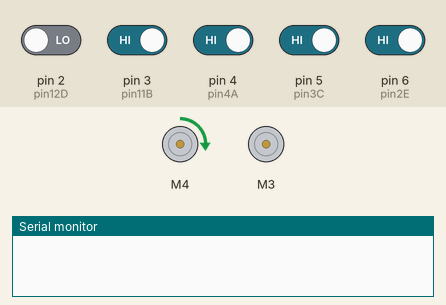
This sketch was run on a simulated Arduino Uno, built with avr-gcc and run on an emulated ATmega328P. On the bench: 2 × DC motor (green arrow = forward, orange = backward, longer = faster), the last lines printed to the serial monitor. Inputs (shaded band) come from the test bench; at power-on: pin 3 (pin11B), pin 4 (pin4A), pin 5 (pin3C), pin 6 (pin2E) HIGH, pin 2 (pin12D) LOW.

Above: at 1.2 s.
1.3 s: pin 4 (pin4A) driven LOW
At 1.55 s:
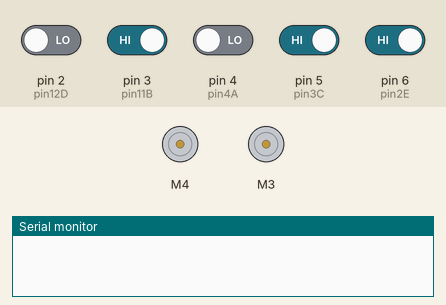
3.1 s: pin 3 (pin11B) driven LOW
At 3.3 s:
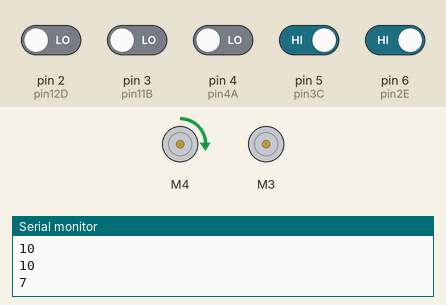
6.1 s: pin 6 (pin2E) driven LOW
At 6.26 s:
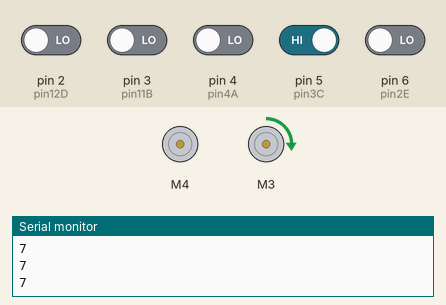
9.1 s: pin 5 (pin3C) driven LOW
At 9.26 s:
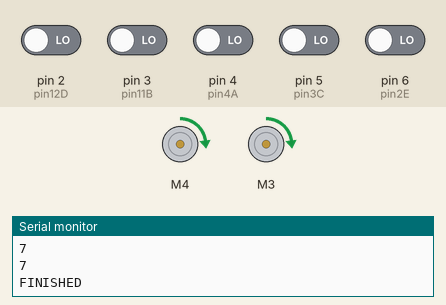
12.1 s: pin 5 (pin3C) driven HIGH
At 12.32 s:
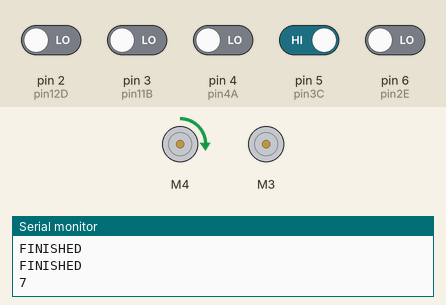
15.1 s: pin 3 (pin11B) driven HIGH
At 16.3 s:
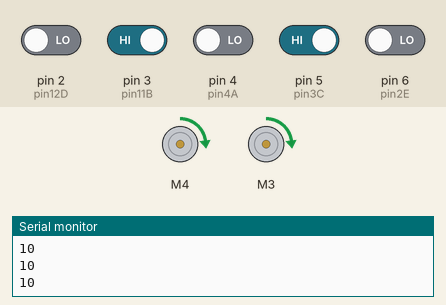
Timing chart, 0 to 17.6 s (numbered marks = the images above; inputs shaded):
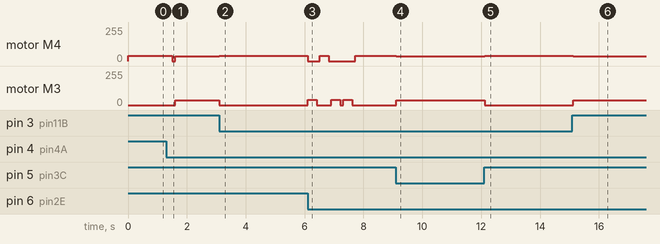

The sketch:

TheWarRig.ino
```cpp
#include <Wire.h>
#include <Adafruit_MotorShield.h>
#include "utility/Adafruit_MS_PWMServoDriver.h"
Adafruit_MotorShield AFMS = Adafruit_MotorShield();
Adafruit_DCMotor *LeftMotor = AFMS.getMotor(3);
Adafruit_DCMotor *RightMotor = AFMS.getMotor(4);
/*
 * IR SENSORS
 * */
int Left = LOW;
int FarLeft = LOW;
int FarRight = LOW;
int Right = LOW;
int Center = LOW;

bool started = false;

/*
 * Turn Flags
 */
bool turn1 = false;
bool turn2 = false;
bool turn3 = false;
bool turn4 = false;
bool turn5 = false;
bool turn6 = false;

bool finished = false;


//New IR Sensor Module
//       _____________________
//      /     B     A    C     \
//    /  D                  E   \
//   |                          |
//   |                          |
//   ----------------------------

const int pin12D = 2;
const int pin11B = 3; //middle left
const int pin4A = 4; //middle sensor
const int pin3C = 5;
const int pin2E = 6;


/*
 * Vehicle speeds
 */
const int lowSpeed = 35;//33 --25
const int medSpeed = 40;//40
const int fastSpeed = 47;//55

void setup() {
Serial.begin(9600);
AFMS.begin();
pinMode(pin12D, INPUT);
pinMode(pin11B, INPUT);
pinMode(pin4A, INPUT);
pinMode(pin3C, INPUT);
pinMode(pin2E, INPUT);


}

/*
 * Left,Right,Right,Left,Right,Right Follow
 *
 */
void loop() {
FarLeft = digitalRead(pin12D);
Left = digitalRead(pin11B);
Center = digitalRead(pin4A);
Right = digitalRead(pin3C);
FarRight = digitalRead(pin2E);


//END
if(((FarRight == LOW) && (Right == LOW) && (Center == LOW) && (Left == LOW)) || ((FarLeft == LOW) && (Right == LOW) && (Center == LOW) && (Left == LOW))){
  Drive(lowSpeed);
  if(((FarRight == LOW) && (Right == LOW) && (Center == LOW) && (Left == LOW)) || ((FarLeft == LOW) && (Right == LOW) && (Center == LOW) && (Left == LOW))){
    Brake();
    Serial.println("FINISHED");
    finished=true;
  }
}

//First turn
else if(turn1 == false && FarLeft == LOW){
  turn1  = true;
  turnLeft(medSpeed);
  Brake();
  delay(100);
}

//2nd turn
else if(turn1 == true && turn2 == false && FarRight == LOW){
  turn2 = true;
  turnRight(medSpeed);
  Brake();
  delay(100);
}

//3rd turn
else if(turn1 == true && turn2 == true && turn3 == false && FarLeft == LOW){
  turn3 = true;
  turnLeft(medSpeed);
  Brake();
  delay(100);
}

//4th turn
else if(turn1 == true && turn2 == true && turn3 == true && turn4 == false  && FarRight == LOW){
  turn4 = true;
  turnRight(medSpeed);
  Brake();
  delay(100);
}

//5th turn
else if(turn1 == true && turn2 == true && turn3 == true && turn4 == true && turn5 == false && FarRight == LOW){
  turn5 = true;
  turnRight(medSpeed);
  Brake();
  delay(100);
}

//Not on any line, move fwd.
else if((FarLeft == HIGH) && (Left == HIGH) && (Right == HIGH) && (FarRight==HIGH) && (Center == HIGH) && finished == false){

  Drive(medSpeed);
  Brake();
  delay(100);
}

//Straight Ahead
else if((FarLeft == HIGH) && (Left == HIGH) && (Right == HIGH) && (FarRight==HIGH) && (Center == LOW)){
  Serial.println("1");
  if(turn6){
    Drive(lowSpeed);
  }
  else {
    Drive(medSpeed);
  }

}
//Easy Left or Small correction Left
else if(Left == LOW && FarLeft == HIGH){
  Serial.println("6");
  Brake();
  ShiftLeft(medSpeed,true);
}

//Easy Right or Small correction Right
else if(Right == LOW && FarRight == HIGH){
  Serial.println("2");
  Brake();
  ShiftRight(medSpeed,true);
}

//Needs to over correct left, just the outside caught the tape
else if((Center == HIGH)&& (Left == HIGH) && (FarLeft==LOW)){
  Serial.println("5");
  Brake();
  ShiftLeft(medSpeed,false);
}
//Hard Left or 90deg. left
else if(Left == LOW && FarLeft == LOW){
  Serial.println("7");
  Brake();
  ShiftLeft(medSpeed,true);
}
//Needs to over correct right, just the outside caught the tape
else if((Center == HIGH)&& (Right == HIGH) && (FarRight==LOW)){
  Serial.println("8");
  Brake();
  ShiftRight(medSpeed,false);
}


//Easy Left or Small correction Left
else if(Left == LOW && FarLeft == LOW){
  Serial.println("9");
  Brake();
  ShiftLeft(fastSpeed,true);
}

//Already past the point of making a decision Keep moving fwd
else if(FarLeft == LOW && Left== HIGH && Center == LOW && Right == HIGH){
  Serial.println("10");
  Brake();
  Drive(lowSpeed);
}
//Hard Right or 90deg. right turn
else if(Right == LOW && FarRight == LOW){
  Serial.println("3");
  Brake();
  ShiftRight(medSpeed,true);
  delay(100);
}
//Hard Right or 90deg. right turn
else if(FarRight == LOW && Center == LOW){//Right == LOW &&
  Serial.println("4");
  Brake();
  ShiftRight(medSpeed,false);
}
}//end loop


void maintain(){//Used to stay on current line.


FarLeft = digitalRead(pin12D);
Left = digitalRead(pin11B);
Center = digitalRead(pin4A);
Right = digitalRead(pin3C);
FarRight = digitalRead(pin2E);


//Straight Ahead
if((FarLeft == HIGH) && (Left == HIGH) && (Right == HIGH) && (FarRight==HIGH) && (Center == LOW)){
  Serial.println("1");
  Drive(lowSpeed);
}
//Easy Right or Small correction Right
else if(Right == LOW && FarRight == HIGH){
  Serial.println("2");
  Brake();
  ShiftRight(fastSpeed,true);
}
//Easy Left or Small correction Left
else if(Left == LOW && FarLeft == HIGH){
  Serial.println("6");
  Brake();
  ShiftLeft(fastSpeed,true);
}

}//end loop


void Drive(int speed){//Move the robot fwd. this drives both motors fwd.
//Serial.println("DRIVING");
LeftMotor->setSpeed(speed);
RightMotor->setSpeed(speed);
LeftMotor->run(FORWARD);
RightMotor->run(FORWARD);
delay(100);
}

void ShiftLeft(int speed,bool dir){//Used to make left turns, the bool decides if the inside wheel should run in reverse or not
//Serial.println("SHIFTING LEFT");
RightMotor->setSpeed(speed);
if(dir){
  RightMotor->run(FORWARD);
}
else{
  LeftMotor->run(BACKWARD);
  LeftMotor->setSpeed(speed*2);
}
delay(200);
Brake();
}

void ShiftRight(int speed,bool dir){//Used to make right turns, the bool decides if the inside wheel should run in reverse or not
//Serial.println("SHIFTING RIGHT");
LeftMotor->setSpeed(speed);
if(dir){
  LeftMotor->run(FORWARD);
}
else{
  RightMotor->run(BACKWARD);
  RightMotor->setSpeed(speed*2);
}
delay(200);
Brake();
}


void Brake(){//Used to stop the motors, this may be called before performing any motor functions to reset the motors.
//Serial.println("BRAKING");
LeftMotor->run(RELEASE);
RightMotor->run(RELEASE);
}

void turnLeft(int speed){// Turn left until the center sensor detects the line, then it will stop.

while(true){
  RightMotor->setSpeed(speed);
  RightMotor->run(FORWARD);
  delay(100);
  if(digitalRead(pin4A) == LOW){
    break;
  }
}
delay(200);
Brake();
}


void turnRight(int speed){//Turn right untill the center sensor detects the line, then it will stop.

while(true){
  LeftMotor->setSpeed(speed);
  LeftMotor->run(FORWARD);
  delay(100);
  if(digitalRead(pin4A) == LOW){
    break;
  }
}
delay(200);
Brake();
}
```

Measured:
- after the input at 1.3 s, motor M4: forward 40/255 → stopped after 0.20 s, → forward 35/255 0.10 s later; motor M3: stopped → forward 35/255 after 0.30 s
- after the input at 3.1 s, motor M4: forward 35/255 → forward 40/255 at once; motor M3: forward 35/255 → stopped at once
- after the input at 6.1 s, motor M4: forward 40/255 → stopped at once, → forward 40/255 0.40 s later, → stopped 0.30 s later, → forward 40/255 0.90 s later; motor M3: goes forward 40/255 0.30 s, stopped 0.50 s, forward 40/255 0.30 s, stopped 0.10 s, forward 40/255 0.30 s, then stopped, starting at once
- after the input at 9.1 s, motor M4: forward 40/255 → forward 35/255 at once; motor M3: stopped → forward 35/255 at once
- after the input at 12.1 s, motor M4: forward 35/255 → forward 40/255 at once; motor M3: forward 35/255 → stopped at once
- after the input at 15.1 s, motor M4: forward 40/255 → forward 35/255 at once; motor M3: stopped → forward 35/255 at once
